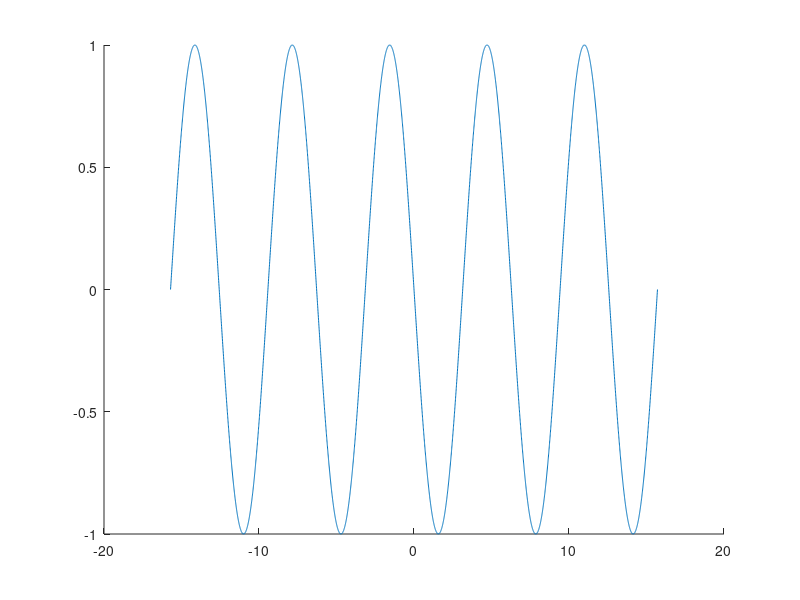

MATLAB code to generate this figure: (Note: this script raises an error after producing the figure.)
clc
clear
close all

n=5;
t=linspace(-n*pi,n*pi,5000);
fa=sin(t);
f_dd=-sin(t);%analytical derivative

dt=10;
f= cos(t(1:dt:end));

cdfdd = [NaN,((f(3:end))-(2.*f(2:end-1))+(f(1:end-2)))/((t(dt)-t(1))^2),NaN];


figure;
hold on;

p2=plot(t,f_dd);
p2.Color="magenta";

p3=scatter(t(1:dt:end),cdfdd,"*");




